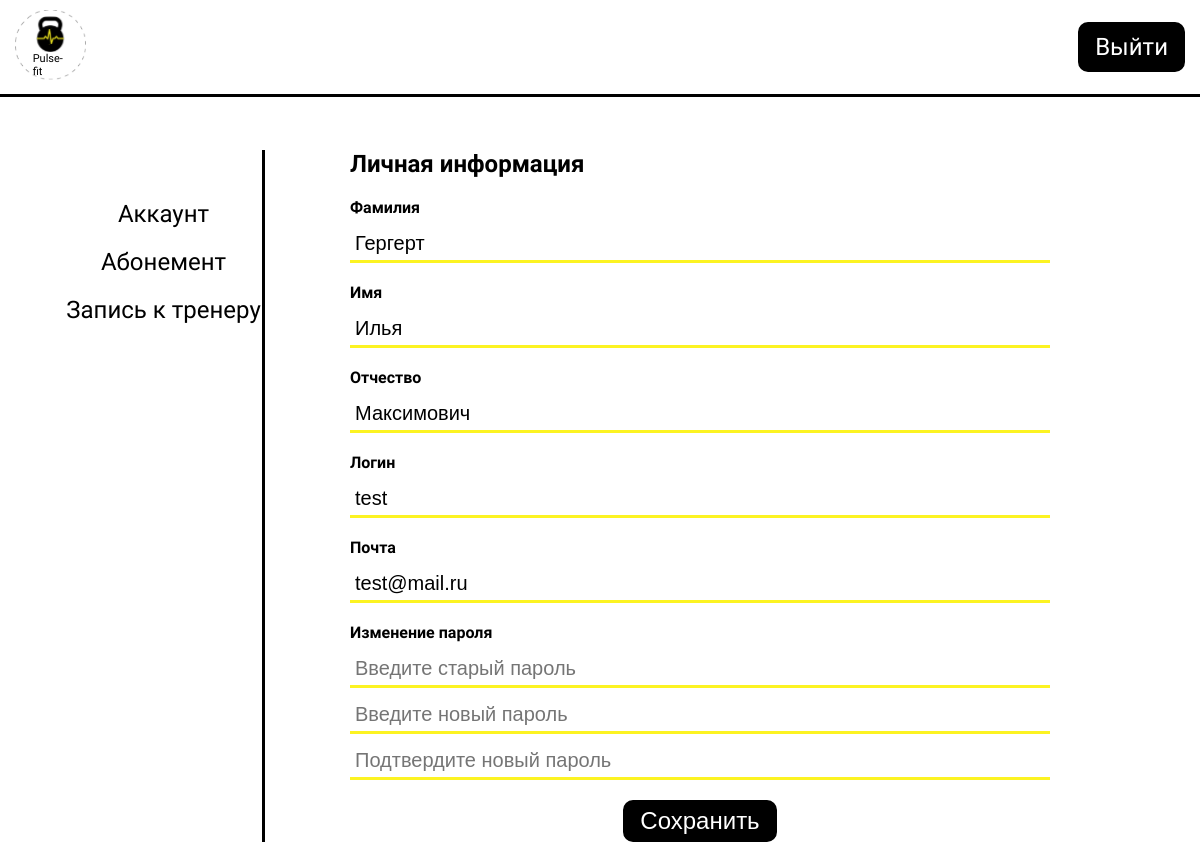
Screenshot of /profile.php (signed in) with the database file from the repository.
### tables this page shows
CREATE TABLE `users` (
  `id` int NOT NULL,
  `login` varchar(50) NOT NULL,
  `email` varchar(60) NOT NULL,
  `password` varchar(255) NOT NULL,
  `firstname` varchar(255) NOT NULL,
  `lastname` varchar(255) NOT NULL,
  `surname` varchar(255) NOT NULL,
  `type` varchar(255) NOT NULL DEFAULT 'user'
);

### helpers/query.php (called while the page is built, shortened)
<?php
function getUserQuery($id, $param = "id")
{
    return "SELECT * FROM users Where $param = '" . $id . "'";
}

### profile.php (the view, shortened to what this page needs)
<?php
include './components/db.php';
include './helpers/query.php';
$userSql = getUserQuery($_SESSION['id'], 'id');
$result = mysqli_query($conn, $userSql);
include './components/headerAcc.php';
$userData = mysqli_fetch_assoc($result)
?>
<div class="acc__body">
    <div class="container">
        <div class="acc__inner">
            <?php
            include './components/accSidebar.php';
            ?>
            <div class="acc__content">
                <form class="acc__form" id="form" action="profile.php" method="POST">
                    <h2>Личная информация</h2>
                    <div class="profile__input_section">
                        <h4>Фамилия</h4>
                        <input class="custom__input" name="lastname" type="text" placeholder="Введите фамилию" value=<?php echo $userData["lastname"] ?>>
                    </div>
                    <div class="profile__input_section">
                        <h4>Имя</h4>
                        <input class="custom__input" name="firstname" type="text" placeholder="Введите имя" value=<?php echo $userData["firstname"] ?>>
                    </div>
                    <div class="profile__input_section">
                        <h4>Отчество</h4>
                        <input class="custom__input" name="surname" type="text" placeholder="Введите отчество" value=<?php echo $userData["surname"] ?>>
                    </div>
                    <div class="profile__input_section">
                        <h4>Логин</h4>
                        <input class="custom__input" name="login" type="text" placeholder="Введите логин" value=<?php echo $userData["login"] ?>>
                    </div>
                    <div class="profile__input_section">
                        <h4>Почта</h4>
                        <input class="custom__input" name="email" type="email" placeholder="Введите email" value=<?php echo $userData["email"] ?>>
                    </div>
                    <div class="profile__input_section">
                        <h4>Изменение пароля</h4>
                        <input class="custom__input" name="old_password" type="password" placeholder="Введите старый пароль">
                        <input id="formInputPassword" class="custom__input" name="new_password" type="password" placeholder="Введите новый пароль">
                        <input id="formInputConfirmPassword" class="custom__input" name="confirm_new_password" type="password" placeholder="Подтвердите новый пароль">
                    </div>
                    <div class="profile__input_section profile__btn_section">
                        <button class="custom__button" type="submit">Сохранить</button>
                    </div>
                </form>
            </div>
        </div>
    </div>
</div>

### styles/index.css (style rules this page uses)
.custom__button { padding: 5px 15px; background: black; border-radius: 10px; font-size: 24px; color: white; border: 2px solid black; transition: all 0.2s linear; cursor: pointer; }

### styles/pages/main.css (style rules this page uses)
* { margin: 0; padding: 0; box-sizing: border-box; }
body { font-family: 'Oswald', sans-serif; font-weight: normal; }
.container { max-width: 1230px; padding: 0 15px; margin: 0 auto; width: 100%; margin-top: 100px; }
.container { max-width: 1330px; margin: 0 auto; width: 100%; padding: 0 15px; }
.custom__input { border: none; border-bottom: 3px solid #fcf322; padding: 10px; font-size: 24px; width: 100%; margin-top: 15px; outline: none; transition: all 0.15s linear; }

### styles/pages/account.css (style rules this page uses)
.acc__inner { display: flex; }
.profile__input_section { margin-top: 20px; }
.profile__btn_section { text-align: center; }
.acc__form { width: 100%; max-width: 700px; }

### styles/components/accSidebar.css (style rules this page uses)
.acc__content { width: 100%; display: flex; justify-content: center; flex-direction: column; align-items: center; }

### styles/media/index.css (style rules this page uses)
@media (max-width: 1500px) { .container { max-width: 1200px; } }
@media (max-width: 1500px) { .custom__input { padding: 5px; font-size: 20px; margin-top: 10px; } }
@media (max-width: 1250px) { .container { max-width: 1100px; } }

### rows the page displays
users: lastname "Гергерт", firstname "Илья", surname "Максимович", login "test", email "test@mail.ru"
